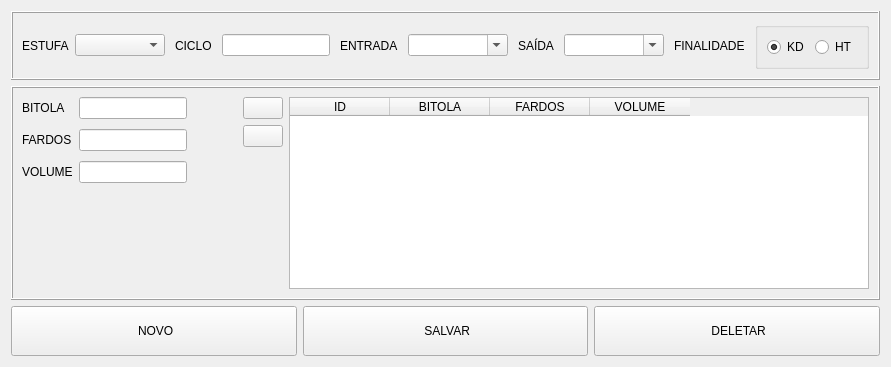
          <widget class="QWidget" name="tab_cycle">
           <property name="styleSheet">
            <string notr="true"/>
           </property>
           <attribute name="icon">
            <iconset resource="resource.qrc">
             <normaloff>:/icons/assets/tag-32.png</normaloff>:/icons/assets/tag-32.png</iconset>
           </attribute>
           <attribute name="title">
            <string>CICLOS</string>
           </attribute>
           <attribute name="toolTip">
            <string>CICLOS</string>
           </attribute>
           <layout class="QVBoxLayout" name="verticalLayout">
            <item>
             <widget class="QFrame" name="frame">
              <property name="frameShape">
               <enum>QFrame::Box</enum>
              </property>
              <property name="frameShadow">
               <enum>QFrame::Raised</enum>
              </property>
              <layout class="QHBoxLayout" name="horizontalLayout_37">
               <property name="spacing">
                <number>10</number>
               </property>
               <item>
                <layout class="QHBoxLayout" name="horizontalLayout_3">
                 <property name="spacing">
                  <number>6</number>
                 </property>
                 <property name="rightMargin">
                  <number>0</number>
                 </property>
                 <item>
                  <widget class="QLabel" name="label_9">
                   <property name="text">
                    <string>ESTUFA</string>
                   </property>
                   <property name="buddy">
                    <cstring>cb_kiln_cycle</cstring>
                   </property>
                  </widget>
                 </item>
                 <item>
                  <widget class="QComboBox" name="cb_kiln_cycle">
                   <property name="sizePolicy">
                    <sizepolicy hsizetype="Minimum" vsizetype="Fixed">
                     <horstretch>0</horstretch>
                     <verstretch>0</verstretch>
                    </sizepolicy>
                   </property>
                   <property name="minimumSize">
                    <size>
                     <width>90</width>
                     <height>0</height>
                    </size>
                   </property>
                  </widget>
                 </item>
                </layout>
               </item>
               <item>
                <layout class="QHBoxLayout" name="horizontalLayout_5">
                 <property name="rightMargin">
                  <number>0</number>
                 </property>
                 <item>
                  <widget class="QLabel" name="label_2">
                   <property name="text">
                    <string>CICLO</string>
                   </property>
                   <property name="buddy">
                    <cstring>txt_cycle_cycle</cstring>
                   </property>
                  </widget>
                 </item>
                 <item>
                  <widget class="QLineEdit" name="txt_cycle_cycle"/>
                 </item>
                </layout>
               </item>
               <item>
                <layout class="QHBoxLayout" name="horizontalLayout_9">
                 <property name="rightMargin">
                  <number>0</number>
                 </property>
                 <item>
                  <widget class="QLabel" name="label_3">
                   <property name="text">
                    <string>ENTRADA</string>
                   </property>
                   <property name="buddy">
                    <cstring>cb_entry_date_cycle</cstring>
                   </property>
                  </widget>
                 </item>
                 <item>
                  <widget class="CustomComboBox" name="cb_entry_date_cycle">
                   <property name="minimumSize">
                    <size>
                     <width>100</width>
                     <height>0</height>
                    </size>
                   </property>
                   <property name="editable">
                    <bool>true</bool>
                   </property>
                   <property name="insertPolicy">
                    <enum>QComboBox::NoInsert</enum>
                   </property>
                   <property name="frame">
                    <bool>true</bool>
                   </property>
                  </widget>
                 </item>
                </layout>
               </item>
               <item>
                <layout class="QHBoxLayout" name="horizontalLayout_10">
                 <property name="rightMargin">
                  <number>0</number>
                 </property>
                 <item>
                  <widget class="QLabel" name="label_4">
                   <property name="text">
                    <string>SAÍDA</string>
                   </property>
                   <property name="buddy">
                    <cstring>cb_exit_date_cycle</cstring>
                   </property>
                  </widget>
                 </item>
                 <item>
                  <widget class="CustomComboBox" name="cb_exit_date_cycle">
                   <property name="minimumSize">
                    <size>
                     <width>100</width>
                     <height>0</height>
                    </size>
                   </property>
                   <property name="editable">
                    <bool>true</bool>
                   </property>
                   <property name="insertPolicy">
                    <enum>QComboBox::NoInsert</enum>
                   </property>
                   <property name="frame">
                    <bool>true</bool>
                   </property>
                  </widget>
                 </item>
                </layout>
               </item>
               <item>
                <layout class="QHBoxLayout" name="horizontalLayout_11">
                 <property name="rightMargin">
                  <number>0</number>
                 </property>
                 <item>
                  <widget class="QLabel" name="label_5">
                   <property name="text">
                    <string>FINALIDADE</string>
                   </property>
                   <property name="buddy">
                    <cstring>rb_kd_cycle</cstring>
                   </property>
                  </widget>
                 </item>
                 <item>
                  <widget class="QGroupBox" name="groupBox">
                   <property name="title">
                    <string/>
                   </property>
                   <property name="flat">
                    <bool>false</bool>
                   </property>
                   <property name="checkable">
                    <bool>false</bool>
                   </property>
                   <layout class="QHBoxLayout" name="horizontalLayout">
                    <item>
                     <widget class="QRadioButton" name="rb_kd_cycle">
                      <property name="text">
                       <string>KD</string>
                      </property>
                      <property name="checked">
                       <bool>true</bool>
                      </property>
                     </widget>
                    </item>
                    <item>
                     <widget class="QRadioButton" name="rb_ht_cycle">
                      <property name="text">
                       <string>HT</string>
                      </property>
                     </widget>
                    </item>
                   </layout>
                  </widget>
                 </item>
                </layout>
               </item>
              </layout>
             </widget>
            </item>
            <item>
             <widget class="QFrame" name="frame_13">
              <property name="minimumSize">
               <size>
                <width>0</width>
                <height>50</height>
               </size>
              </property>
              <property name="frameShape">
               <enum>QFrame::Box</enum>
              </property>
              <property name="frameShadow">
               <enum>QFrame::Raised</enum>
              </property>
              <layout class="QHBoxLayout" name="horizontalLayout_16">
               <item>
                <layout class="QGridLayout" name="gridLayout_12">
                 <property name="sizeConstraint">
                  <enum>QLayout::SetDefaultConstraint</enum>
                 </property>
                 <property name="rightMargin">
                  <number>0</number>
                 </property>
                 <property name="bottomMargin">
                  <number>0</number>
                 </property>
                 <property name="verticalSpacing">
                  <number>10</number>
                 </property>
                 <item row="0" column="0">
                  <widget class="QLabel" name="label_59">
                   <property name="sizePolicy">
                    <sizepolicy hsizetype="Fixed" vsizetype="Preferred">
                     <horstretch>0</horstretch>
                     <verstretch>0</verstretch>
                    </sizepolicy>
                   </property>
                   <property name="text">
                    <string>BITOLA</string>
                   </property>
                   <property name="buddy">
                    <cstring>txt_bitola_cycle</cstring>
                   </property>
                  </widget>
                 </item>
                 <item row="2" column="0">
                  <widget class="QLabel" name="label_58">
                   <property name="text">
                    <string>VOLUME</string>
                   </property>
                   <property name="buddy">
                    <cstring>txt_volume_cycle</cstring>
                   </property>
                  </widget>
                 </item>
                 <item row="3" column="0">
                  <spacer name="verticalSpacer_6">
                   <property name="orientation">
                    <enum>Qt::Vertical</enum>
                   </property>
                   <property name="sizeHint" stdset="0">
                    <size>
                     <width>20</width>
                     <height>40</height>
                    </size>
                   </property>
                  </spacer>
                 </item>
                 <item row="2" column="1">
                  <widget class="QLineEdit" name="txt_volume_cycle">
                   <property name="sizePolicy">
                    <sizepolicy hsizetype="Preferred" vsizetype="Fixed">
                     <horstretch>0</horstretch>
                     <verstretch>0</verstretch>
                    </sizepolicy>
                   </property>
                   <property name="minimumSize">
                    <size>
                     <width>0</width>
                     <height>0</height>
                    </size>
                   </property>
                   <property name="maximumSize">
                    <size>
                     <width>16777215</width>
                     <height>16777215</height>
                    </size>
                   </property>
                   <property name="font">
                    <font>
                     <family>Segoe UI</family>
                     <pointsize>9</pointsize>
                    </font>
                   </property>
                   <property name="text">
                    <string/>
                   </property>
                   <property name="frame">
                    <bool>true</bool>
                   </property>
                   <property name="echoMode">
                    <enum>QLineEdit::Normal</enum>
                   </property>
                   <property name="alignment">
                    <set>Qt::AlignLeading|Qt::AlignLeft|Qt::AlignVCenter</set>
                   </property>
                   <property name="cursorMoveStyle">
                    <enum>Qt::LogicalMoveStyle</enum>
                   </property>
                   <property name="clearButtonEnabled">
                    <bool>false</bool>
                   </property>
                  </widget>
                 </item>
                 <item row="1" column="0">
                  <widget class="QLabel" name="label_57">
                   <property name="text">
                    <string>FARDOS</string>
                   </property>
                   <property name="buddy">
                    <cstring>txt_packs_cycle</cstring>
                   </property>
                  </widget>
                 </item>
                 <item row="1" column="1">
                  <widget class="QLineEdit" name="txt_packs_cycle">
                   <property name="sizePolicy">
                    <sizepolicy hsizetype="Preferred" vsizetype="Fixed">
                     <horstretch>0</horstretch>
                     <verstretch>0</verstretch>
                    </sizepolicy>
                   </property>
                   <property name="maximumSize">
                    <size>
                     <width>16777215</width>
                     <height>16777215</height>
                    </size>
                   </property>
                  </widget>
                 </item>
                 <item row="0" column="1">
                  <widget class="QLineEdit" name="txt_bitola_cycle">
                   <property name="sizePolicy">
                    <sizepolicy hsizetype="Preferred" vsizetype="Fixed">
                     <horstretch>0</horstretch>
                     <verstretch>0</verstretch>
                    </sizepolicy>
                   </property>
                   <property name="maximumSize">
                    <size>
                     <width>16777215</width>
                     <height>16777215</height>
                    </size>
                   </property>
                  </widget>
                 </item>
                </layout>
               </item>
               <item>
                <spacer name="horizontalSpacer_2">
                 <property name="orientation">
                  <enum>Qt::Horizontal</enum>
                 </property>
                 <property name="sizeType">
                  <enum>QSizePolicy::Fixed</enum>
                 </property>
                 <property name="sizeHint" stdset="0">
                  <size>
                   <width>50</width>
                   <height>20</height>
                  </size>
                 </property>
                </spacer>
               </item>
               <item>
                <layout class="QGridLayout" name="gridLayout_14">
                 <property name="horizontalSpacing">
                  <number>6</number>
                 </property>
                 <item row="1" column="1">
                  <layout class="QVBoxLayout" name="verticalLayout_6">
                   <property name="rightMargin">
                    <number>0</number>
                   </property>
                   <item>
                    <widget class="QPushButton" name="bt_add_bitola_cycle">
                     <property name="sizePolicy">
                      <sizepolicy hsizetype="Fixed" vsizetype="Fixed">
                       <horstretch>0</horstretch>
                       <verstretch>0</verstretch>
                      </sizepolicy>
                     </property>
                     <property name="minimumSize">
                      <size>
                       <width>0</width>
                       <height>0</height>
                      </size>
                     </property>
                     <property name="cursor">
                      <cursorShape>PointingHandCursor</cursorShape>
                     </property>
                     <property name="text">
                      <string/>
                     </property>
                     <property name="icon">
                      <iconset resource="resource.qrc">
                       <normaloff>:/icons/assets/add-32.png</normaloff>:/icons/assets/add-32.png</iconset>
                     </property>
                     <property name="iconSize">
                      <size>
                       <width>20</width>
                       <height>20</height>
                      </size>
                     </property>
                    </widget>
                   </item>
                   <item>
                    <widget class="QPushButton" name="bt_remove_bitola_cycle">
                     <property name="sizePolicy">
                      <sizepolicy hsizetype="Fixed" vsizetype="Fixed">
                       <horstretch>0</horstretch>
                       <verstretch>0</verstretch>
                      </sizepolicy>
                     </property>
                     <property name="minimumSize">
                      <size>
                       <width>0</width>
                       <height>0</height>
                      </size>
                     </property>
                     <property name="cursor">
                      <cursorShape>PointingHandCursor</cursorShape>
                     </property>
                     <property name="text">
                      <string/>
                     </property>
                     <property name="icon">
                      <iconset resource="resource.qrc">
                       <normaloff>:/icons/assets/remove-32.png</normaloff>:/icons/assets/remove-32.png</iconset>
                     </property>
                     <property name="iconSize">
                      <size>
                       <width>20</width>
                       <height>20</height>
                      </size>
                     </property>
                    </widget>
                   </item>
                  </layout>
                 </item>
                 <item row="1" column="2" rowspan="4" colspan="15">
                  <widget class="QTableWidget" name="tw_cycle">
                   <property name="sizePolicy">
                    <sizepolicy hsizetype="Expanding" vsizetype="Expanding">
                     <horstretch>1</horstretch>
                     <verstretch>0</verstretch>
                    </sizepolicy>
                   </property>
                   <property name="minimumSize">
                    <size>
                     <width>400</width>
                     <height>0</height>
                    </size>
                   </property>
                   <property name="editTriggers">
                    <set>QAbstractItemView::NoEditTriggers</set>
                   </property>
                   <property name="selectionMode">
                    <enum>QAbstractItemView::SingleSelection</enum>
                   </property>
                   <property name="selectionBehavior">
                    <enum>QAbstractItemView::SelectRows</enum>
                   </property>
                   <property name="gridStyle">
                    <enum>Qt::SolidLine</enum>
                   </property>
                   <property name="sortingEnabled">
                    <bool>false</bool>
                   </property>
                   <property name="columnCount">
                    <number>4</number>
                   </property>
                   <attribute name="verticalHeaderVisible">
                    <bool>false</bool>
                   </attribute>
                   <column>
                    <property name="text">
                     <string>ID</string>
                    </property>
                   </column>
                   <column>
                    <property name="text">
                     <string>BITOLA</string>
                    </property>
                   </column>
                   <column>
                    <property name="text">
                     <string>FARDOS</string>
                    </property>
                   </column>
                   <column>
                    <property name="text">
                     <string>VOLUME</string>
                    </property>
                   </column>
                  </widget>
                 </item>
                </layout>
               </item>
              </layout>
             </widget>
            </item>
            <item>
             <layout class="QHBoxLayout" name="horizontalLayout_7">
              <item>
               <widget class="QPushButton" name="bt_new_cycle">
                <property name="sizePolicy">
                 <sizepolicy hsizetype="Expanding" vsizetype="Fixed">
                  <horstretch>0</horstretch>
                  <verstretch>0</verstretch>
                 </sizepolicy>
                </property>
                <property name="minimumSize">
                 <size>
                  <width>0</width>
                  <height>50</height>
                 </size>
                </property>
                <property name="cursor">
                 <cursorShape>PointingHandCursor</cursorShape>
                </property>
                <property name="text">
                 <string> NOVO</string>
                </property>
                <property name="icon">
                 <iconset resource="resource.qrc">
                  <normaloff>:/icons/assets/new-32.png</normaloff>:/icons/assets/new-32.png</iconset>
                </property>
                <property name="iconSize">
                 <size>
                  <width>32</width>
                  <height>32</height>
                 </size>
                </property>
               </widget>
              </item>
              <item>
               <widget class="QPushButton" name="bt_save_cycle">
                <property name="sizePolicy">
                 <sizepolicy hsizetype="Expanding" vsizetype="Fixed">
                  <horstretch>0</horstretch>
                  <verstretch>0</verstretch>
                 </sizepolicy>
                </property>
                <property name="minimumSize">
                 <size>
                  <width>0</width>
                  <height>50</height>
                 </size>
                </property>
                <property name="cursor">
                 <cursorShape>PointingHandCursor</cursorShape>
                </property>
                <property name="text">
                 <string> SALVAR</string>
                </property>
                <property name="icon">
                 <iconset resource="resource.qrc">
                  <normaloff>:/icons/assets/save-32.png</normaloff>:/icons/assets/save-32.png</iconset>
                </property>
                <property name="iconSize">
                 <size>
                  <width>32</width>
                  <height>32</height>
                 </size>
                </property>
               </widget>
              </item>
              <item>
               <widget class="QPushButton" name="bt_delete_cycle">
                <property name="sizePolicy">
                 <sizepolicy hsizetype="Expanding" vsizetype="Fixed">
                  <horstretch>0</horstretch>
                  <verstretch>0</verstretch>
                 </sizepolicy>
                </property>
                <property name="minimumSize">
                 <size>
                  <width>0</width>
                  <height>50</height>
                 </size>
                </property>
                <property name="cursor">
                 <cursorShape>PointingHandCursor</cursorShape>
                </property>
                <property name="text">
                 <string> DELETAR</string>
                </property>
                <property name="icon">
                 <iconset resource="resource.qrc">
                  <normaloff>:/icons/assets/delete-32.png</normaloff>:/icons/assets/delete-32.png</iconset>
                </property>
                <property name="iconSize">
                 <size>
                  <width>32</width>
                  <height>32</height>
                 </size>
                </property>
               </widget>
              </item>
             </layout>
            </item>
           </layout>
          </widget>
